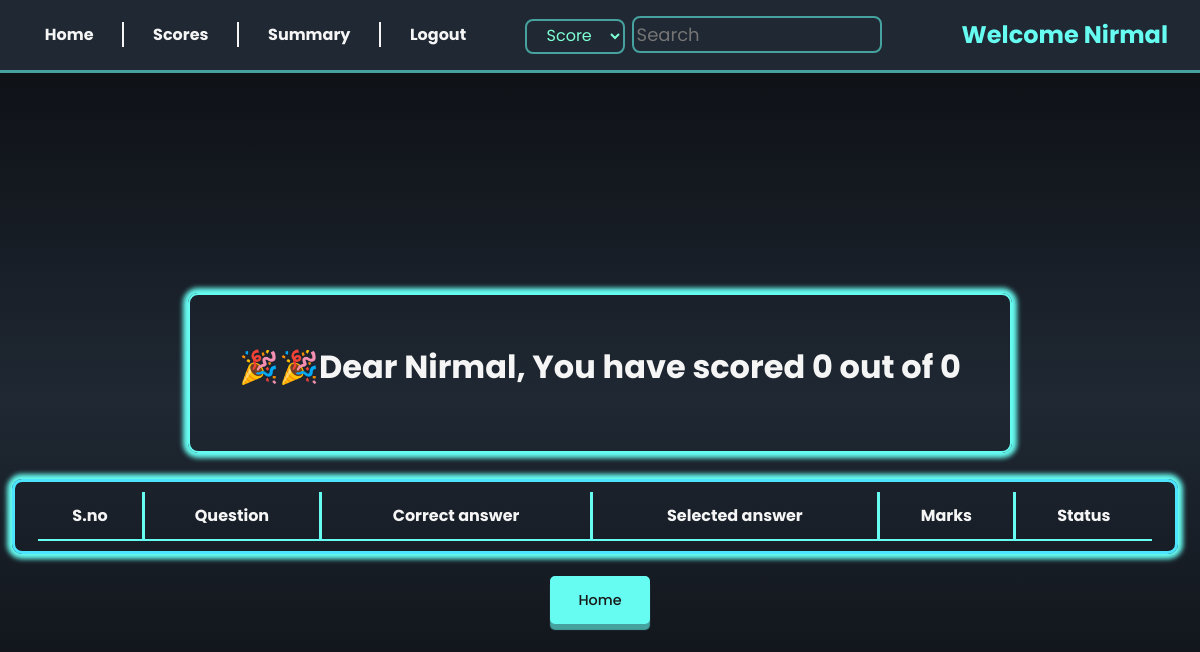
Before: /quiz_result/3 (signed in) with the older database file.
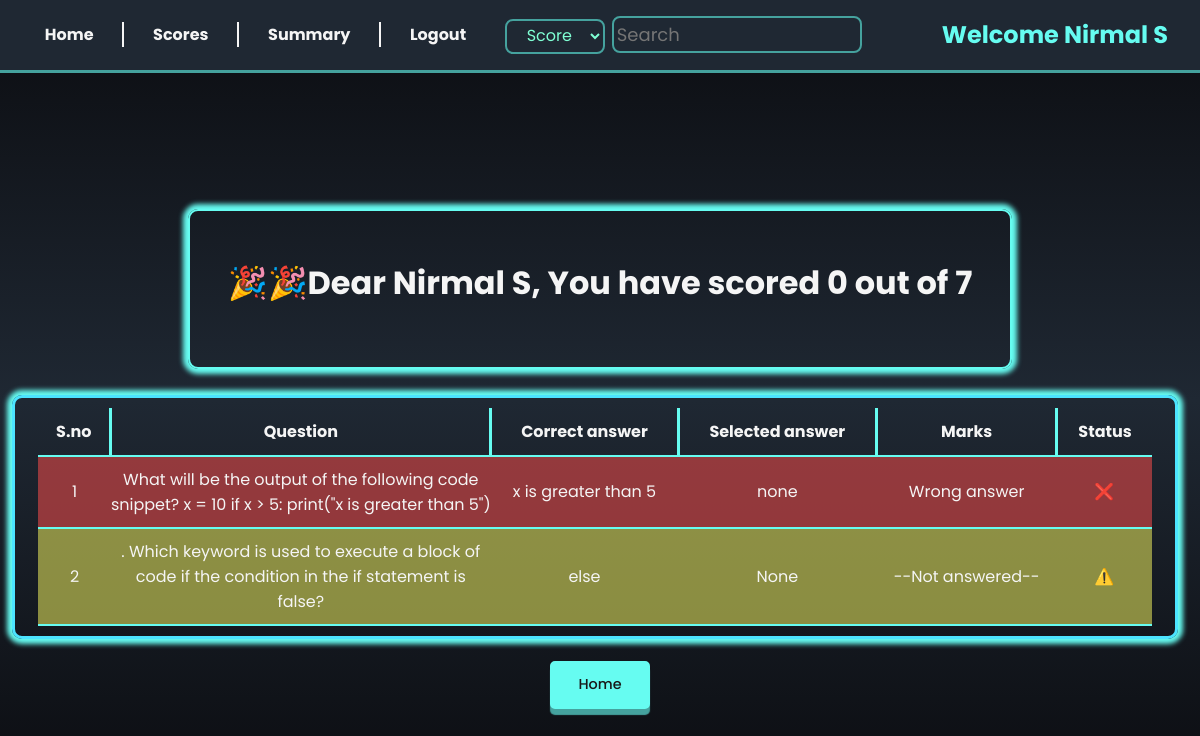
After: the same page with the newer database file.
### models/models.py (models this page shows, shortened)
class User(db.Model):
  id = db.Column(db.Integer, primary_key=True, nullable=False)
  email = db.Column(db.String(50), unique=True, nullable=False)
  hashed_password = db.Column(db.String(), nullable=False)
  fullname = db.Column(db.String(50), nullable=False)
  dob = db.Column(db.Date(), nullable = False)
  qualification = db.Column(db.String(50), nullable=False)
  is_admin = db.Column(db.Boolean, default=False)
  scores = db.relationship('Scores', backref='user', cascade="all, delete-orphan")

class Scores(db.Model):
  id = db.Column(db.Integer, primary_key=True, nullable=False)
  user_id = db.Column(db.Integer(), db.ForeignKey('user.id', ondelete='CASCADE'), nullable=False)
  quiz_id = db.Column(db.Integer(), db.ForeignKey('quiz.id', ondelete='CASCADE'), nullable=False)
  time_stamp_of_attempt = db.Column(db.DateTime(), nullable=False)
  total_scored = db.Column(db.Integer, nullable=False, default =0)

class Userattempt(db.Model):
  id = db.Column(db.Integer, primary_key=True, nullable=False)
  user_id = db.Column(db.Integer(), db.ForeignKey('user.id', ondelete='CASCADE'), nullable=False)
  quiz_id = db.Column(db.Integer(), db.ForeignKey('quiz.id', ondelete='CASCADE'), nullable=False)
  question_id = db.Column(db.Integer, db.ForeignKey('question.id'), nullable = False)
  user_answer = db.Column(db.String())

class Question(db.Model):
  id = db.Column(db.Integer, primary_key=True, nullable=False)
  question_title = db.Column(db.String(255), nullable=False)
  question = db.Column(db.String(120), nullable=False)
  option_1 = db.Column(db.String(120), nullable=False)
  option_2 = db.Column(db.String(120), nullable=False)
  option_3 = db.Column(db.String(120), nullable=False)
  option_4 = db.Column(db.String(120), nullable=False)
  correct_answer = db.Column(db.String(120), nullable=False)
  marks = db.Column(db.Integer(), nullable = False)
  chapter_id = db.Column(db.Integer, db.ForeignKey('chapter.id'), nullable = False)
  quiz_id = db.Column(db.Integer, db.ForeignKey('quiz.id'), nullable = False)

### controllers/routes.py (the view)
@login_required
@app.route("/quiz_result/<int:quiz_id>")
def quiz_result(quiz_id):
    email = session.get('email')
    user = User.query.filter_by(email=email).first()
    score = Scores.query.filter_by(user_id=user.id, quiz_id=quiz_id).first()
    results = (
        db.session.query(Userattempt.user_answer, Question.correct_answer, Question.marks, Question.question).filter_by(user_id = user.id)
        .join(Question, Userattempt.question_id == Question.id)
        .join(Quiz, Quiz.id == Question.quiz_id).filter_by(id = quiz_id).all()
    )
    total = 0
    for result in results:
        total += result.marks
    return render_template("quiz_result.html", results = results, score=score, name= session.get('name'), total =total)

### templates/quiz_result.html (shortened to what this page needs)
{% extends 'base.html' %}
{% block content %}
<div class="admin-container">
{% include 'user_nav.html'   %}
    <div class="result-container">
    <div class="result-head">
        <h1>🎉🎉Dear {{name}}, You have scored {{score.total_scored or 0}} out of {{total}}</h1>
    </div>
    <div class="result">
        <table >
            <thead>
                <tr>
                    <th>S.no</th>
                    <th>Question</th>
                    <th>Correct answer</th>
                    <th>Selected answer</th>
                    <th>Marks</th>
                    <th>Status</th>
                </tr>
            </thead>
            <tbody>
            {% for result in results %}
                    {% if result.user_answer == result.correct_answer  %}
                    <tr class="green"><td>{{loop.index}}</td>
                        <td class="ques">{{result.question}}</td>
                        <td>{{result.correct_answer}}</td>
                        <td>{{result.user_answer}}</td>
                        <td>{{result.marks}}</td>
                        <td>✔️</td>
                    </tr>
                    {% elif result.user_answer == None %}
                    <tr class="yellow"><td>{{loop.index}}</td>
                        <td class="ques">{{result.question}}</td>
                        <td>{{result.correct_answer}}</td>
                        <td>{{result.user_answer}}</td>
                        <td>--Not answered--</td>
                        <td>⚠️</td>
                    </tr>
                    {% else %}
                    <tr class="red"><td>{{loop.index}}</td>
                        <td class="ques">{{result.question}}</td>
                        <td>{{result.correct_answer}}</td>
                        <td>{{result.user_answer}}</td>
                        <td>Wrong answer</td>
                        <td>❌</td>
                        </tr>
                    {% endif %}
            {% endfor %}
            </tbody>
        </table>
    </div>
    <a href="{{ url_for('user_dashboard' ) }}" class="button" style="width: 100px;align-self: center;">Home</a>
    </div>
</div>
{% endblock %}

### templates/user_nav.html (shortened to what this page needs)
<nav>
    <div class="navigation">
        <ul>
            <li><a  href="{{ url_for('user_dashboard' ) }}">Home</a></li>
            <li><a  href="{{ url_for('scores' ) }}">Scores</a></li>
            <li><a  href="{{ url_for('user_summary' ) }}">Summary</a></li>
            <li><a  href="{{ url_for('logout') }}">Logout</a></li>
        </ul>
    </div>
    <div class="search-greeting">
        <form method="get" action="/searched">
            <select name="category" style="width: 100px;margin-right:3px ;font-size: 1em;
            border: 2px solid var(--box-shadow); height: 35px; border-radius: 8px;">
            <option value="Score">Score</option>
        </select>
            <input type="text" name="query" placeholder="Search" style="padding: 3px; font-size: large;">
        </form>
        <h2>Welcome {{name}}</h2>
    </div>
</nav>

Changed rows visible on the page:
changed User: fullname "Nirmal" → "Nirmal S"
now on this page (row edited): Scores: total_scored "0"
added Userattempt: question "What will be the output of the following code snippet? x = 10 if x > 5: print(\"x is greater than 5\")", correct_answer "x is greater than 5", user_answer "none"
added Question: question ". Which keyword is used to execute a block of code if the condition in the if statement is false?", correct_answer "else", user_answer "None"
Other visible differences:
{{ total }}: "0" → "7"
{{ score.total_scored or 0 }}: "0" → (not shown)
